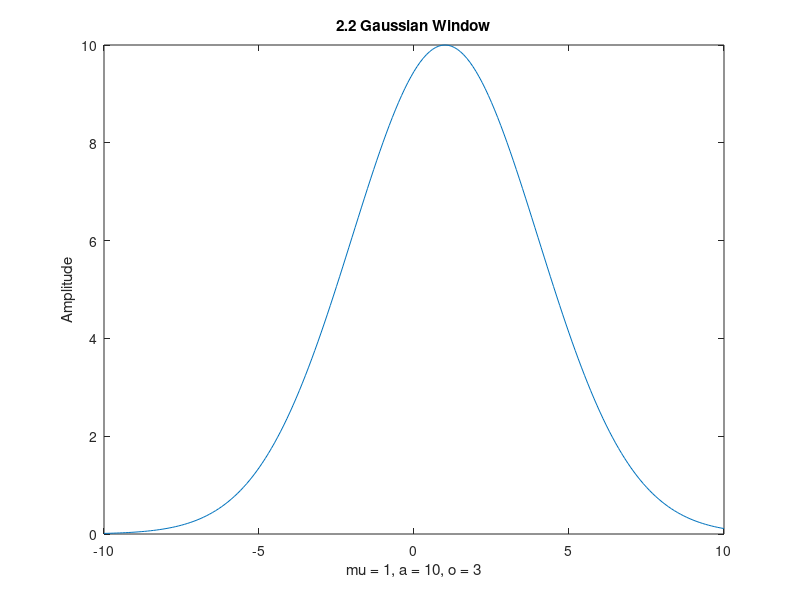

MATLAB code for this plot: (Note: this script raises an error after producing the figure.)
clc;
clear;
close all;

% Prelab Lab P-6
% 2.1 Setting up the Midi to Frequency vector
% Midi is a protocol that standardized the compatibility of digital musical
% instruments. In this lab, we will be using the Midi framework to map the
% midi key range (0 to 127) to the frequency range of equal-temper tuning.

% A-440 is the standard tuning framework, which specifies that A4, the midi
% note 49 corresponds to the frequency 440 Hz. With the given ratio of
% 2^1/12, we know that the frequency of midi note 49 should equal 
% 440 * 2^(0/12) = 440, so our equation for tuning should be as follows:
midi_index = 0:127;
midi_to_frequency = 440 * 2.^((midi_index - 48) / 12);

% 2.2 Gaussian Forms
% The Gaussian Window can be used in many applications in music technology.
% In this pre-lab, the gaussian is used as an amplitude envelope (the 
% change in signal volume of a played note over time) and later as a 
% bandpass filter. The bell-curve is a good use case for both of these
% applications, as for an amplitude envelope it creates a clearly
% observable attack (the increase in volume from the incidence of a note)
% and decay (the decrease in note volume from its peak loudness), and is
% effective at demonstrating the effects of a band-pass filter on notes
% across different octaves. Below is a visualization of a gaussian window g
% with mu = 1, a = 10, and o=3 across a range (v) of -10 to 10
v = -10:0.1:10;
g = 10 * exp(-(v-1).^2 / (2 * (3^2)));
figure(1)
plot(v,g)
title('2.2 Gaussian Window')
ylabel('Amplitude')
xlabel('mu = 1, a = 10, o = 3')

%%

% Functionally, the gaussian has three controllable parameters for our
% purposes. Alpha controls the amplitude of the gaussian window, mu controls 
% the window position of the gaussian, and sigma controls the width of the
% window. 

% Pre-Lab P-6: Warm Up
% 3.1 Gaussian Weighting
% In this particular application of gaussian weighting to musical
% synthesis, (the wording of the lab suggests that frequency amplitude
% weighting is the only application gaussian weighting has in musical
% synthesis when it is most certainly not) we are going to use a gaussian
% to weight the amplitude of signals depending on their frequency. The
% amplitude of the signal will be dependent on the proximity of the
% signal's frequency to the center frequency (mu) of the gaussian window,
% and will decrease in amplitude the further afield they are up to six
% octaves above and below 440 Hz (A4). All frequencies above and below that
% bandwidth will be cut. Because this is based upon octaves, the
% distribution of the bandwidth will need to be logarithmic, as note
% frequencies increase exponentially with each octave. 

ff = 2 .^(5:1/12:10);
o = 2^1/12;
g = gauss_freq(ff,440, o);
figure(2)
semilogx(ff, g)
title('3.1 Gaussian Frequency Weighting')
xlabel('Frequency (Hz)')
ylabel('Amplitude')

% 3.2 Synthesize Octaves with Gaussian Weighting
% We are asked to import a function from a previous lab called "key2note.m"
% We have made a couple of changes to the function, such as allowing for a
% specific sampling frequency and adding in midi to frequency mapping. Here
% is an example of it in use:

fs = 8000; % <= Set Sample Frequency to 8000 Hz

% *!*!*!* only play one sound at a time! *!*!*!*
% sound(key2note(0.8, 40, 2, fs), fs) % <= Uncomment this to demo

%%

% In this pre-lab, we are asked to generate five notes, octaves of C and C2,
% C3, C4, C5, and C6, with a note length of 2 seconds and sampling
% frequency of 8000 Hz. An octave is 12 notes above or below a note, so we
% can generate C2, C3, C5 and C6 by adding 12s to the value of C4 = 40. 
% We are then asked to combine those signals, and use a gaussian centered
% at 440 Hz with a width of one octave to filter them. 
fs = 8000;
s = 2;
C4 = key2note(1, 40, 2, fs);
C3 = key2note(1, 40-12, 2, fs);
C2 = key2note(1, 40-24, 2, fs);
C5 = key2note(1, 40+12, 2, fs);
C6 = key2note(1, 40+24, 2, fs);

% We will be filtering using the fourier transform, so we can simply add 
% all the notes together before applying the gaussian. We can apply the 
% gaussian as a filter by taking the fourier transform of the combined 
% waveform and multiplying it by the gaussian window, then inverting the
% fourier transform of the product should give us the filtered waveform. 
combined_waveform = C2 + C3 + C4 + C5 + C6;
% We will not sound demo the combined waveform because it is too loud and
% could damage our computers. 

N = length(combined_waveform);
f_c_filter = 440;
o = 1;

ff = linspace(0, fs/2, N);
W = gauss_freq(ff, f_c_filter, o);
figure(3)
semilogx(ff, W)
title('3.2 Gaussian Band-Pass Filter')
xlabel('Frequency (Hz)')
ylabel('Amplitude')

combined_ft = fft(combined_waveform);
filtered_ft = combined_ft .* W;
filtered_waveform = real(ifft(filtered_ft));

% *!*!*!* only play one sound at a time! *!*!*!*
% sound(filtered_waveform, 8000) %<= Uncomment this to demo

figure(4)
spectrogram(filtered_waveform)
clim([-100, 0])

% Additional experiment with amplitude envelope to protect my computer from
% harm
v = 0:(2/(N-1)):2;
g = 1 * exp(-(v-1).^2 / (2 * (0.2^2)));
g = 0.1 * g;
figure(5)
plot(v, g)
title('Amplitude Envelope')
xlabel('time (s)')
ylabel('Amplitude')

C4 = key2note(g, 40, 2, fs);
C3 = key2note(g, 40-12, 2, fs);
C2 = key2note(g, 40-24, 2, fs);
C5 = key2note(g, 40+12, 2, fs);
C6 = key2note(g, 40+24, 2, fs);
combined_waveform = C2 + C3 + C4 + C5 + C6;

combined_ft = fft(combined_waveform);
filtered_ft = combined_ft .* W;
filtered_waveform = real(ifft(filtered_ft));

% *!*!*!* only play one sound at a time! *!*!*!*
% sound(combined_waveform, 8000) %<= Uncomment this to demo
figure(6)
spectrogram(combined_waveform)
clim([-100, 0])

%% Gaussian Function
function W = gauss_freq(v, mu, o)
    W = exp(-((log2(v) - log2(mu)).^2) / (2 * o^2));
end
